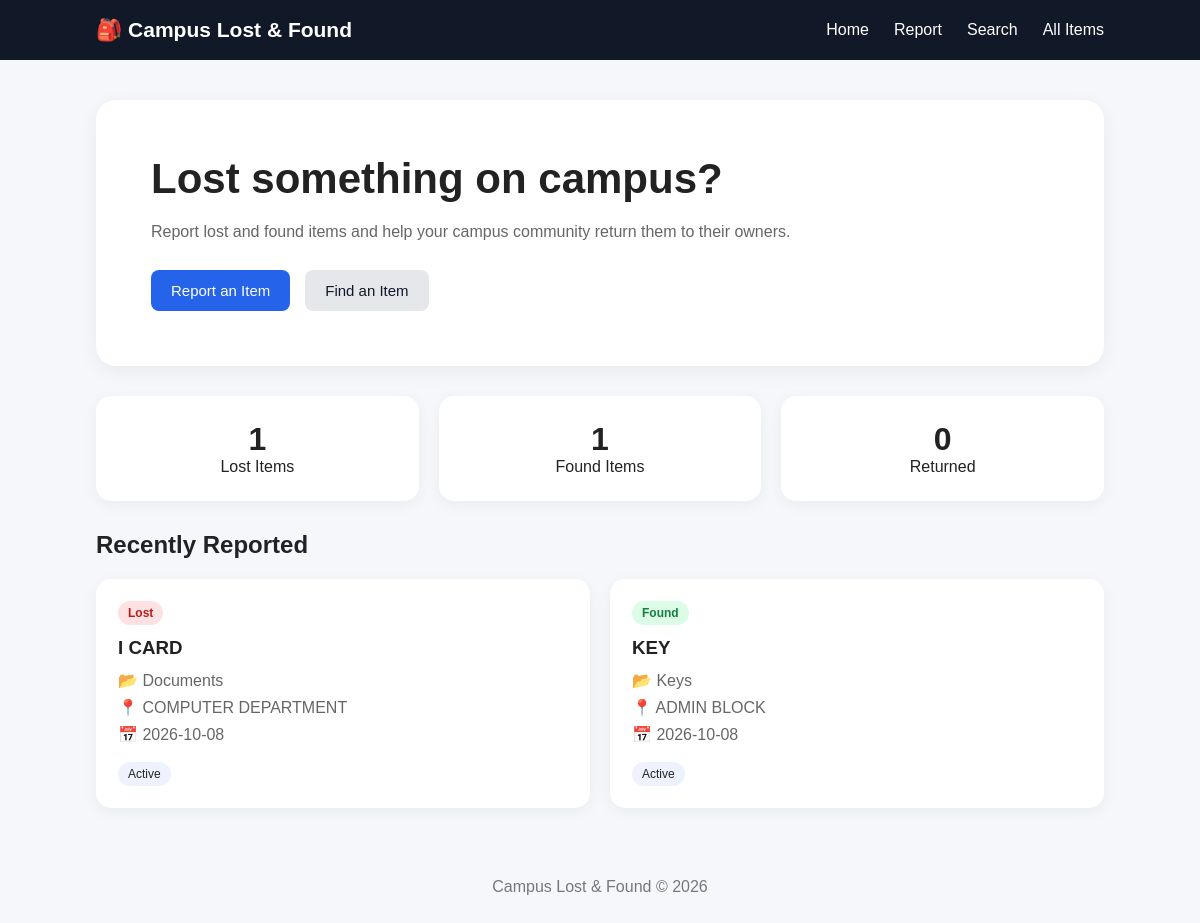
The page / on the database its author committed.
### tables this page shows
CREATE TABLE items (
            id INTEGER PRIMARY KEY AUTOINCREMENT,
            item_name TEXT NOT NULL,
            category TEXT NOT NULL,
            description TEXT,
            location TEXT NOT NULL,
            item_type TEXT NOT NULL,
            date TEXT NOT NULL,
            contact TEXT NOT NULL,
            status TEXT DEFAULT 'Active'
        );

### app.py (the view)
@app.route("/")
def index():
    conn = get_db()
    lost_count = conn.execute("SELECT COUNT(*) FROM items WHERE item_type='Lost' AND status='Active'").fetchone()[0]
    found_count = conn.execute("SELECT COUNT(*) FROM items WHERE item_type='Found' AND status='Active'").fetchone()[0]
    returned_count = conn.execute("SELECT COUNT(*) FROM items WHERE status='Returned'").fetchone()[0]
    latest = conn.execute("SELECT * FROM items ORDER BY id DESC LIMIT 5").fetchall()
    conn.close()
    return render_template("index.html", lost_count=lost_count, found_count=found_count,
                           returned_count=returned_count, latest=latest)

### app.py (called while the page is built)
def get_db():
    conn = sqlite3.connect(DATABASE)
    conn.row_factory = sqlite3.Row
    return conn

### templates/index.html
{% extends "base.html" %}
{% block content %}
<section class="hero">
    <div>
        <h1>Lost something on campus?</h1>
        <p>Report lost and found items and help your campus community return them to their owners.</p>
        <div class="buttons">
            <a class="btn primary" href="{{ url_for('report') }}">Report an Item</a>
            <a class="btn secondary" href="{{ url_for('search') }}">Find an Item</a>
        </div>
    </div>
</section>
<section class="stats">
    <div class="stat-card"><h2>{{ lost_count }}</h2><p>Lost Items</p></div>
    <div class="stat-card"><h2>{{ found_count }}</h2><p>Found Items</p></div>
    <div class="stat-card"><h2>{{ returned_count }}</h2><p>Returned</p></div>
</section>
<h2 class="section-title">Recently Reported</h2>
<div class="cards">
{% for item in latest %}
    <div class="item-card">
        <div class="badge {% if item['item_type'] == 'Lost' %}lost{% else %}found{% endif %}">{{ item['item_type'] }}</div>
        <h3>{{ item['item_name'] }}</h3>
        <p>📂 {{ item['category'] }}</p>
        <p>📍 {{ item['location'] }}</p>
        <p>📅 {{ item['date'] }}</p>
        <span class="status">{{ item['status'] }}</span>
    </div>
{% else %}
    <p>No items reported yet.</p>
{% endfor %}
</div>
{% endblock %}

### templates/base.html (shortened to what this page needs)
<!DOCTYPE html>
<html lang="en">
<head>
    <link rel="stylesheet" href="{{ url_for('static', filename='style.css') }}">
</head>
<body>
<nav class="navbar">
    <div class="logo">🎒 Campus Lost & Found</div>
    <div class="nav-links">
        <a href="{{ url_for('index') }}">Home</a>
        <a href="{{ url_for('report') }}">Report</a>
        <a href="{{ url_for('search') }}">Search</a>
        <a href="{{ url_for('items') }}">All Items</a>
    </div>
</nav>
<main class="container">
    {% block content %}{% endblock %}
</main>
<footer><p>Campus Lost & Found © 2026</p></footer>
</body>
</html>

### static/style.css (style rules this page uses)
* { box-sizing:border-box;margin:0;padding:0 }
body { font-family:Arial,sans-serif;background:#f5f7fb;color:#222 }
.navbar { background:#111827;color:white;display:flex;justify-content:space-between;align-items:center;padding:18px 8% }
.logo { font-size:21px;font-weight:bold }
.nav-links { display:flex;gap:25px }
.nav-links a { color:white;text-decoration:none }
.container { width:84%;max-width:1100px;margin:40px auto }
.hero { background:white;border-radius:20px;padding:55px;box-shadow:0 5px 20px rgba(0,0,0,.06) }
.hero h1 { font-size:42px;margin-bottom:15px }
.hero p { max-width:650px;color:#666;line-height:1.7 }
.buttons { display:flex;gap:15px;margin-top:25px }
.btn { display:inline-block;padding:12px 20px;border-radius:8px;text-decoration:none;border:none;cursor:pointer;font-size:15px }
.primary { background:#2563eb;color:white }
.secondary { background:#e5e7eb;color:#111827 }
.stats { display:grid;grid-template-columns:repeat(3,1fr);gap:20px;margin:30px 0 }
.stat-card { background:white;padding:25px;border-radius:15px;text-align:center;box-shadow:0 4px 15px rgba(0,0,0,.05) }
.stat-card h2 { font-size:32px }
.section-title { margin-bottom:20px }
.cards { display:grid;grid-template-columns:repeat(auto-fit,minmax(240px,1fr));gap:20px }
.item-card { background:white;padding:22px;border-radius:15px;box-shadow:0 4px 15px rgba(0,0,0,.05) }
.item-card h3 { margin:12px 0 }
.item-card p { color:#666;margin:8px 0 }
.badge { display:inline-block;padding:5px 10px;border-radius:20px;font-size:12px;font-weight:bold }
.lost { background:#fee2e2;color:#b91c1c }
.found { background:#dcfce7;color:#15803d }
.status { display:inline-block;margin-top:10px;background:#eef2ff;padding:5px 10px;border-radius:15px;font-size:12px }
footer { text-align:center;padding:30px;color:#777 }

### rows shown on the page
items: item_type "Lost", item_name "I CARD", category "Documents", location "COMPUTER DEPARTMENT", date "2026-10-08", status "Active"
items: item_type "Found", item_name "KEY", category "Keys", location "ADMIN BLOCK", date "2026-10-08", status "Active"

### other values the page prints
{{ lost_count }} "1"
{{ found_count }} "1"
{{ returned_count }} "0"
